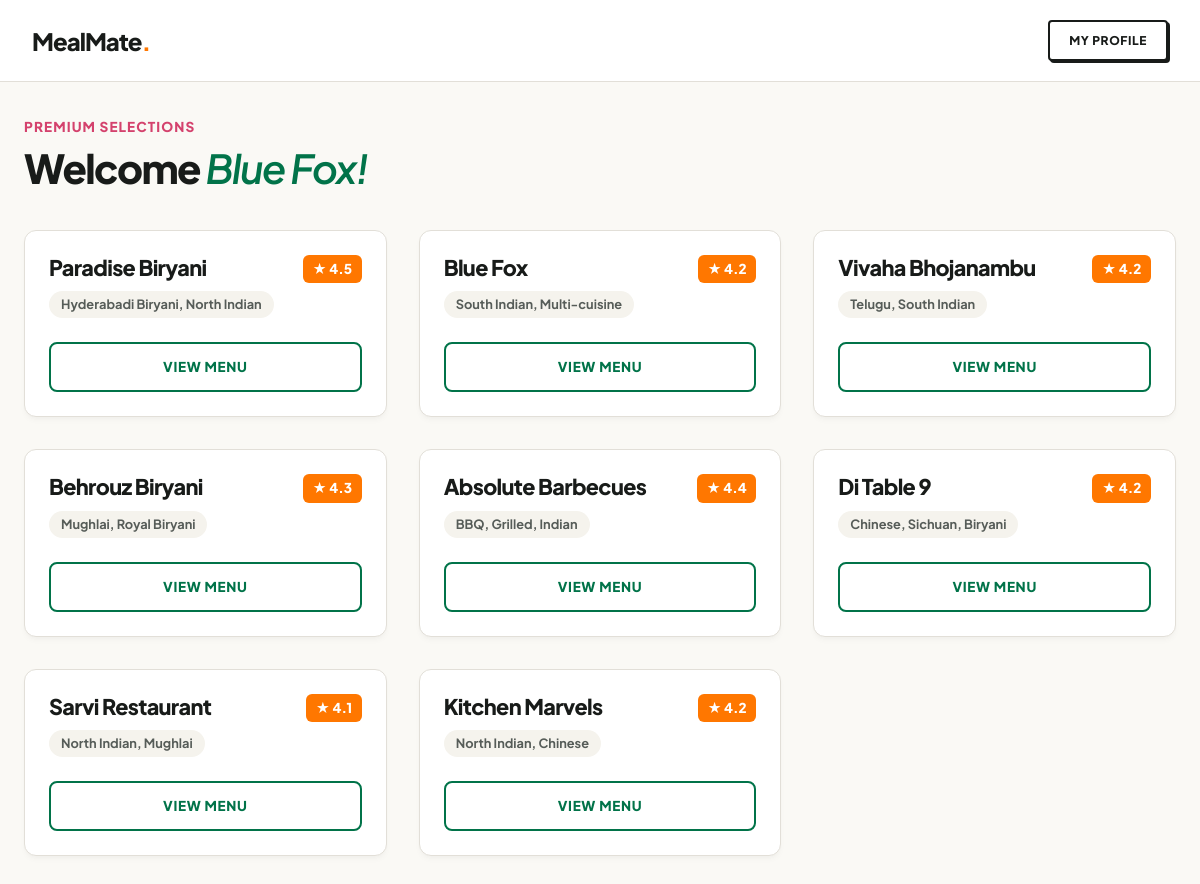
Screenshot of /customer_home/Blue Fox/ with the database file from the repository.
### delivery/models.py (models this page shows, shortened)
class Restaurant(models.Model):
    name = models.CharField(max_length=20)
    picture = models.URLField(max_length=200,
                              default="https://cwdaust.com.au/wpress/wp-content/uploads/2015/04/placeholder-restaurant.png")
    cuisine = models.CharField(max_length=200)
    rating = models.FloatField()

### delivery/views.py (the view)
# urls.py: path('customer_home/<str:username>/', views.customer_home, name='customer_home'),
def customer_home(request, username):
    restaurantList = Restaurant.objects.all()
    return render(request, 'customer_home.html', {
        "restaurantList": restaurantList,
        "username": username
    })

### delivery/Templates/customer_home.html (shortened to what this page needs)
<!DOCTYPE html>
<html lang="en">
<head>
</head>
<body>
    <nav class="editorial-nav">
        <a href="#" class="editorial-nav-brand">MealMate<span>.</span></a>
        <a href="{% url 'profile' username %}" class="btn-nav-profile"
            style="padding: 0.6rem 1.2rem; font-size: 0.75rem;">
            My Profile
        </a>
    </nav>
    <main class="editorial-container">
        <header class="editorial-header">
            <div>
                <span class="editorial-meta-badge">Premium Selections</span>
                <h1 class="editorial-title">Welcome <em>{{username}}!</em></h1>
            </div>
        </header>
        <div class="restaurant-grid">
            {% for r in restaurantList %}
            <div class="restaurant-card">
                <div class="card-content">
                    <div class="card-meta-row">
                        <h3 class="restaurant-name">{{ r.name }}</h3>
                        <span class="rating-badge">
                            ★ {{ r.rating }}
                        </span>
                    </div>
                    <span class="cuisine-pill">{{ r.cuisine }}</span>
                    <a href="{% url 'view_menu' r.id username %}" class="btn-view-menu">
                        View Menu
                    </a>
                </div>
            </div>
            {% endfor %}
        </div>
    </main>
</body>
</html>

### delivery/Templates/customer_home.html (style rules this page uses)
:root { --emerald-green: #017349; --vibrant-orange: #FF7700; --deep-pink: #D4426D; --bg-canvas: #FAF9F5; --bg-surface: #FFFFFF; --border-light: #E2DFD8; --border-ink: #181B19; --text-primary: #181B19; --text-secondary: #565C58; --pure-white: #FFFFFF; --font-sans: 'Plus Jakarta Sans', -apple-system, BlinkMacSystemFont, sans-serif; --radius-card: 12px; --radius-pill: 50px; --transition-premium: all 0.3s cubic-bezier(0.16, 1, 0.3, 1); }
*, *::before, *::after { box-sizing: border-box; margin: 0; padding: 0; }
body { background-color: var(--bg-canvas); color: var(--text-primary); font-family: var(--font-sans); line-height: 1.5; -webkit-font-smoothing: antialiased; display: flex; flex-direction: column; min-height: 100vh; }
.editorial-nav { background-color: var(--bg-surface); border-bottom: 1px solid var(--border-light); padding: 1.25rem 2rem; display: flex; justify-content: space-between; align-items: center; position: sticky; top: 0; z-index: 100; }
.editorial-nav-brand { font-size: 1.5rem; font-weight: 900; color: var(--text-primary); text-decoration: none; letter-spacing: -0.04em; }
.editorial-nav-brand span { color: var(--vibrant-orange); }
.editorial-container { max-width: 1200px; margin: 2rem auto; padding: 0 1.5rem; width: 100%; }
.editorial-header { margin-bottom: 2.5rem; }
.editorial-meta-badge { display: inline-block; color: var(--deep-pink); font-size: 0.85rem; font-weight: 800; text-transform: uppercase; letter-spacing: 0.08em; margin-bottom: 0.5rem; }
.editorial-title { font-size: 2.5rem; font-weight: 800; letter-spacing: -0.04em; line-height: 1.1; color: var(--text-primary); }
.editorial-title em { font-style: italic; font-weight: 600; color: var(--emerald-green); }
.restaurant-grid { display: grid; grid-template-columns: 1fr; gap: 2rem; }
@media (min-width: 640px) { .restaurant-grid { grid-template-columns: repeat(2, 1fr); } }
@media (min-width: 1024px) { .restaurant-grid { grid-template-columns: repeat(3, 1fr); } }
.restaurant-card { background-color: var(--bg-surface); border: 1px solid var(--border-light); border-radius: var(--radius-card); overflow: hidden; box-shadow: 0 4px 6px -1px rgba(24, 27, 25, 0.03), 0 2px 4px -1px rgba(24, 27, 25, 0.02); transition: var(--transition-premium); display: flex; flex-direction: column; text-decoration: none; color: inherit; }
.card-content { padding: 1.5rem; display: flex; flex-direction: column; flex: 1; }
.card-meta-row { display: flex; justify-content: space-between; align-items: flex-start; gap: 1rem; margin-bottom: 0.5rem; }
.restaurant-name { font-size: 1.35rem; font-weight: 800; letter-spacing: -0.03em; line-height: 1.2; color: var(--text-primary); }
.rating-badge { display: inline-flex; align-items: center; font-size: 0.85rem; font-weight: 800; padding: 0.25rem 0.6rem; border-radius: 6px; background-color: var(--vibrant-orange); color: var(--pure-white); white-space: nowrap; }
.cuisine-pill { display: inline-block; align-self: flex-start; padding: 0.25rem 0.75rem; border-radius: var(--radius-pill); font-size: 0.8rem; font-weight: 700; background-color: #F5F3ED; color: var(--text-secondary); margin-bottom: 1.5rem; }
.btn-view-menu { display: inline-flex; align-items: center; justify-content: center; font-weight: 800; text-transform: uppercase; letter-spacing: 0.05em; font-size: 0.85rem; text-decoration: none; padding: 0.8rem 1.5rem; border-radius: 8px; border: 2px solid var(--emerald-green); color: var(--emerald-green); background-color: transparent; text-align: center; margin-top: auto; width: 100%; transition: var(--transition-premium); }
.btn-nav-profile { display: inline-flex; align-items: center; justify-content: center; border: 2px solid var(--border-ink); background-color: var(--bg-surface); color: var(--text-primary); font-weight: 800; text-transform: uppercase; letter-spacing: 0.05em; text-decoration: none; transition: var(--transition-premium); box-shadow: 2px 2px 0px 0px var(--border-ink); border-radius: 4px; }

### rows the page displays
Restaurant: name "Blue Fox", rating "4.2", cuisine "South Indian, Multi-cuisine"
Restaurant: name "Paradise Biryani", rating "4.5", cuisine "Hyderabadi Biryani, North Indian"
Restaurant: name "Vivaha Bhojanambu", rating "4.2", cuisine "Telugu, South Indian"
Restaurant: name "Behrouz Biryani", rating "4.3", cuisine "Mughlai, Royal Biryani"
Restaurant: name "Absolute Barbecues", rating "4.4", cuisine "BBQ, Grilled, Indian"
Restaurant: name "Di Table 9", rating "4.2", cuisine "Chinese, Sichuan, Biryani"
Restaurant: name "Sarvi Restaurant", rating "4.1", cuisine "North Indian, Mughlai"
Restaurant: name "Kitchen Marvels", rating "4.2", cuisine "North Indian, Chinese"
